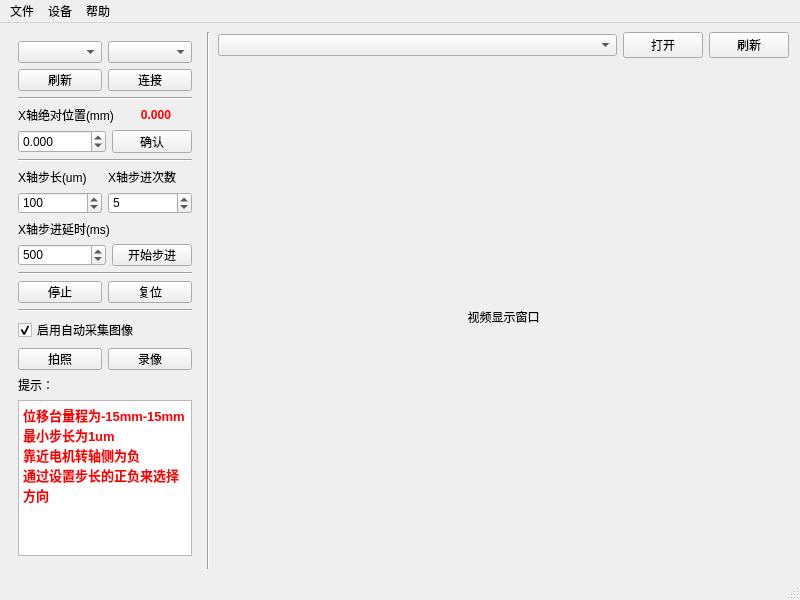
<?xml version="1.0" encoding="UTF-8"?>
<ui version="4.0">
 <class>MainWindow</class>
 <widget class="QMainWindow" name="MainWindow">
  <property name="geometry">
   <rect>
    <x>0</x>
    <y>0</y>
    <width>800</width>
    <height>600</height>
   </rect>
  </property>
  <property name="minimumSize">
   <size>
    <width>800</width>
    <height>600</height>
   </size>
  </property>
  <property name="maximumSize">
   <size>
    <width>16777215</width>
    <height>16777215</height>
   </size>
  </property>
  <property name="windowTitle">
   <string>位移台联动控制软件v1.4</string>
  </property>
  <widget class="QWidget" name="centralwidget">
   <layout class="QHBoxLayout" name="horizontalLayout_4">
    <item>
     <widget class="QWidget" name="widget" native="true">
      <property name="sizePolicy">
       <sizepolicy hsizetype="Preferred" vsizetype="Preferred">
        <horstretch>1</horstretch>
        <verstretch>0</verstretch>
       </sizepolicy>
      </property>
      <layout class="QVBoxLayout" name="verticalLayout">
       <item>
        <layout class="QHBoxLayout" name="horizontalLayout">
         <item>
          <widget class="QComboBox" name="m_cbx_sirial_list">
           <property name="sizePolicy">
            <sizepolicy hsizetype="Preferred" vsizetype="Fixed">
             <horstretch>1</horstretch>
             <verstretch>0</verstretch>
            </sizepolicy>
           </property>
          </widget>
         </item>
         <item>
          <widget class="QComboBox" name="m_cbx_modelName">
           <property name="sizePolicy">
            <sizepolicy hsizetype="Preferred" vsizetype="Fixed">
             <horstretch>1</horstretch>
             <verstretch>0</verstretch>
            </sizepolicy>
           </property>
          </widget>
         </item>
        </layout>
       </item>
       <item>
        <layout class="QHBoxLayout" name="horizontalLayout_6">
         <item>
          <widget class="QPushButton" name="m_btn_freshMover">
           <property name="sizePolicy">
            <sizepolicy hsizetype="Minimum" vsizetype="Fixed">
             <horstretch>0</horstretch>
             <verstretch>0</verstretch>
            </sizepolicy>
           </property>
           <property name="minimumSize">
            <size>
             <width>0</width>
             <height>22</height>
            </size>
           </property>
           <property name="text">
            <string>刷新</string>
           </property>
          </widget>
         </item>
         <item>
          <widget class="QPushButton" name="m_btn_connect_mover">
           <property name="sizePolicy">
            <sizepolicy hsizetype="Preferred" vsizetype="Fixed">
             <horstretch>0</horstretch>
             <verstretch>0</verstretch>
            </sizepolicy>
           </property>
           <property name="minimumSize">
            <size>
             <width>0</width>
             <height>22</height>
            </size>
           </property>
           <property name="text">
            <string>连接</string>
           </property>
          </widget>
         </item>
        </layout>
       </item>
       <item>
        <widget class="Line" name="line_2">
         <property name="orientation">
          <enum>Qt::Horizontal</enum>
         </property>
        </widget>
       </item>
       <item>
        <layout class="QHBoxLayout" name="horizontalLayout_3">
         <item>
          <widget class="QLabel" name="label_2">
           <property name="text">
            <string>X轴绝对位置(mm)</string>
           </property>
           <property name="textFormat">
            <enum>Qt::AutoText</enum>
           </property>
          </widget>
         </item>
         <item>
          <widget class="QLabel" name="m_lbl_currentPos">
           <property name="styleSheet">
            <string notr="true">font-weight:bold;color:red;</string>
           </property>
           <property name="text">
            <string>0.000</string>
           </property>
           <property name="alignment">
            <set>Qt::AlignCenter</set>
           </property>
          </widget>
         </item>
        </layout>
       </item>
       <item>
        <layout class="QHBoxLayout" name="horizontalLayout_2">
         <item>
          <widget class="QDoubleSpinBox" name="m_spin_abs_position">
           <property name="sizePolicy">
            <sizepolicy hsizetype="Minimum" vsizetype="Fixed">
             <horstretch>2</horstretch>
             <verstretch>0</verstretch>
            </sizepolicy>
           </property>
           <property name="decimals">
            <number>3</number>
           </property>
           <property name="minimum">
            <double>-15.000000000000000</double>
           </property>
           <property name="maximum">
            <double>15.000000000000000</double>
           </property>
           <property name="singleStep">
            <double>0.001000000000000</double>
           </property>
          </widget>
         </item>
         <item>
          <widget class="QPushButton" name="m_btn_absStart">
           <property name="minimumSize">
            <size>
             <width>0</width>
             <height>22</height>
            </size>
           </property>
           <property name="text">
            <string>确认</string>
           </property>
          </widget>
         </item>
        </layout>
       </item>
       <item>
        <widget class="Line" name="line_3">
         <property name="orientation">
          <enum>Qt::Horizontal</enum>
         </property>
        </widget>
       </item>
       <item>
        <layout class="QHBoxLayout" name="horizontalLayout_8">
         <item>
          <widget class="QLabel" name="label_7">
           <property name="text">
            <string>X轴步长(um)</string>
           </property>
          </widget>
         </item>
         <item>
          <widget class="QLabel" name="label_8">
           <property name="text">
            <string>X轴步进次数</string>
           </property>
          </widget>
         </item>
        </layout>
       </item>
       <item>
        <layout class="QHBoxLayout" name="horizontalLayout_9">
         <item>
          <widget class="QSpinBox" name="m_spin_jogStep">
           <property name="sizePolicy">
            <sizepolicy hsizetype="Preferred" vsizetype="Fixed">
             <horstretch>2</horstretch>
             <verstretch>0</verstretch>
            </sizepolicy>
           </property>
           <property name="minimumSize">
            <size>
             <width>0</width>
             <height>22</height>
            </size>
           </property>
           <property name="minimum">
            <number>-1000</number>
           </property>
           <property name="maximum">
            <number>1000</number>
           </property>
           <property name="singleStep">
            <number>50</number>
           </property>
           <property name="value">
            <number>100</number>
           </property>
          </widget>
         </item>
         <item>
          <widget class="QSpinBox" name="m_spin_jogNum">
           <property name="sizePolicy">
            <sizepolicy hsizetype="Preferred" vsizetype="Fixed">
             <horstretch>2</horstretch>
             <verstretch>0</verstretch>
            </sizepolicy>
           </property>
           <property name="minimumSize">
            <size>
             <width>0</width>
             <height>22</height>
            </size>
           </property>
           <property name="maximum">
            <number>1000</number>
           </property>
           <property name="singleStep">
            <number>5</number>
           </property>
           <property name="value">
            <number>5</number>
           </property>
          </widget>
         </item>
        </layout>
       </item>
       <item>
        <widget class="QLabel" name="label_9">
         <property name="text">
          <string>X轴步进延时(ms)</string>
         </property>
        </widget>
       </item>
       <item>
        <layout class="QHBoxLayout" name="horizontalLayout_5">
         <item>
          <widget class="QSpinBox" name="m_spin_jogDelay">
           <property name="sizePolicy">
            <sizepolicy hsizetype="Preferred" vsizetype="Fixed">
             <horstretch>2</horstretch>
             <verstretch>0</verstretch>
            </sizepolicy>
           </property>
           <property name="minimumSize">
            <size>
             <width>0</width>
             <height>22</height>
            </size>
           </property>
           <property name="minimum">
            <number>20</number>
           </property>
           <property name="maximum">
            <number>10000</number>
           </property>
           <property name="value">
            <number>500</number>
           </property>
          </widget>
         </item>
         <item>
          <widget class="QPushButton" name="m_btn_startJog">
           <property name="minimumSize">
            <size>
             <width>0</width>
             <height>22</height>
            </size>
           </property>
           <property name="text">
            <string>开始步进</string>
           </property>
          </widget>
         </item>
        </layout>
       </item>
       <item>
        <widget class="Line" name="line_4">
         <property name="orientation">
          <enum>Qt::Horizontal</enum>
         </property>
        </widget>
       </item>
       <item>
        <layout class="QHBoxLayout" name="horizontalLayout_10">
         <item>
          <widget class="QPushButton" name="m_btn_stop">
           <property name="sizePolicy">
            <sizepolicy hsizetype="Preferred" vsizetype="Fixed">
             <horstretch>1</horstretch>
             <verstretch>0</verstretch>
            </sizepolicy>
           </property>
           <property name="minimumSize">
            <size>
             <width>60</width>
             <height>22</height>
            </size>
           </property>
           <property name="text">
            <string>停止</string>
           </property>
          </widget>
         </item>
         <item>
          <widget class="QPushButton" name="m_btn_reset">
           <property name="sizePolicy">
            <sizepolicy hsizetype="Preferred" vsizetype="Fixed">
             <horstretch>1</horstretch>
             <verstretch>0</verstretch>
            </sizepolicy>
           </property>
           <property name="minimumSize">
            <size>
             <width>60</width>
             <height>22</height>
            </size>
           </property>
           <property name="text">
            <string>复位</string>
           </property>
          </widget>
         </item>
        </layout>
       </item>
       <item>
        <widget class="Line" name="line_5">
         <property name="orientation">
          <enum>Qt::Horizontal</enum>
         </property>
        </widget>
       </item>
       <item>
        <layout class="QHBoxLayout" name="horizontalLayout_12">
         <item>
          <widget class="QCheckBox" name="m_chx_autoCapture">
           <property name="text">
            <string>启用自动采集图像</string>
           </property>
           <property name="checked">
            <bool>true</bool>
           </property>
          </widget>
         </item>
        </layout>
       </item>
       <item>
        <layout class="QHBoxLayout" name="horizontalLayout_11">
         <item>
          <widget class="QPushButton" name="m_btn_snap">
           <property name="minimumSize">
            <size>
             <width>0</width>
             <height>22</height>
            </size>
           </property>
           <property name="text">
            <string>拍照</string>
           </property>
          </widget>
         </item>
         <item>
          <widget class="QPushButton" name="m_btn_record">
           <property name="minimumSize">
            <size>
             <width>0</width>
             <height>22</height>
            </size>
           </property>
           <property name="text">
            <string>录像</string>
           </property>
          </widget>
         </item>
        </layout>
       </item>
       <item>
        <widget class="QLabel" name="label">
         <property name="text">
          <string>提示：</string>
         </property>
        </widget>
       </item>
       <item>
        <widget class="QTextBrowser" name="textBrowser">
         <property name="html">
          <string>&lt;!DOCTYPE HTML PUBLIC &quot;-//W3C//DTD HTML 4.0//EN&quot; &quot;http://www.w3.org/TR/REC-html40/strict.dtd&quot;&gt;
&lt;html&gt;&lt;head&gt;&lt;meta name=&quot;qrichtext&quot; content=&quot;1&quot; /&gt;&lt;meta charset=&quot;utf-8&quot; /&gt;&lt;style type=&quot;text/css&quot;&gt;
p, li { white-space: pre-wrap; }
hr { height: 1px; border-width: 0; }
li.unchecked::marker { content: &quot;\2610&quot;; }
li.checked::marker { content: &quot;\2612&quot;; }
&lt;/style&gt;&lt;/head&gt;&lt;body style=&quot; font-family:'Segoe UI'; font-size:9pt; font-weight:400; font-style:normal;&quot;&gt;
&lt;p style=&quot; margin-top:0px; margin-bottom:0px; margin-left:0px; margin-right:0px; -qt-block-indent:0; text-indent:0px;&quot;&gt;&lt;span style=&quot; font-size:10pt; font-weight:700; color:#ff0000;&quot;&gt;位移台量程为-15mm-15mm&lt;/span&gt;&lt;/p&gt;
&lt;p style=&quot; margin-top:0px; margin-bottom:0px; margin-left:0px; margin-right:0px; -qt-block-indent:0; text-indent:0px;&quot;&gt;&lt;span style=&quot; font-size:10pt; font-weight:700; color:#ff0000;&quot;&gt;最小步长为1um&lt;/span&gt;&lt;/p&gt;
&lt;p style=&quot; margin-top:0px; margin-bottom:0px; margin-left:0px; margin-right:0px; -qt-block-indent:0; text-indent:0px;&quot;&gt;&lt;span style=&quot; font-size:10pt; font-weight:700; color:#ff0000;&quot;&gt;靠近电机转轴侧为负&lt;/span&gt;&lt;/p&gt;
&lt;p style=&quot; margin-top:0px; margin-bottom:0px; margin-left:0px; margin-right:0px; -qt-block-indent:0; text-indent:0px;&quot;&gt;&lt;span style=&quot; font-size:10pt; font-weight:700; color:#ff0000;&quot;&gt;通过设置步长的正负来选择方向&lt;/span&gt;&lt;/p&gt;&lt;/body&gt;&lt;/html&gt;</string>
         </property>
        </widget>
       </item>
       <item>
        <spacer name="verticalSpacer">
         <property name="orientation">
          <enum>Qt::Vertical</enum>
         </property>
         <property name="sizeHint" stdset="0">
          <size>
           <width>20</width>
           <height>40</height>
          </size>
         </property>
        </spacer>
       </item>
      </layout>
     </widget>
    </item>
    <item>
     <widget class="Line" name="line">
      <property name="orientation">
       <enum>Qt::Vertical</enum>
      </property>
     </widget>
    </item>
    <item>
     <widget class="QWidget" name="widget_2" native="true">
      <property name="sizePolicy">
       <sizepolicy hsizetype="Preferred" vsizetype="Preferred">
        <horstretch>3</horstretch>
        <verstretch>0</verstretch>
       </sizepolicy>
      </property>
      <layout class="QVBoxLayout" name="verticalLayout_2">
       <property name="leftMargin">
        <number>2</number>
       </property>
       <property name="topMargin">
        <number>0</number>
       </property>
       <property name="rightMargin">
        <number>2</number>
       </property>
       <property name="bottomMargin">
        <number>0</number>
       </property>
       <item>
        <layout class="QHBoxLayout" name="horizontalLayout_7">
         <item>
          <widget class="QComboBox" name="m_cbx_cameraList">
           <property name="sizePolicy">
            <sizepolicy hsizetype="Expanding" vsizetype="Fixed">
             <horstretch>0</horstretch>
             <verstretch>0</verstretch>
            </sizepolicy>
           </property>
          </widget>
         </item>
         <item>
          <widget class="QPushButton" name="m_btn_openCamera">
           <property name="minimumSize">
            <size>
             <width>0</width>
             <height>22</height>
            </size>
           </property>
           <property name="text">
            <string>打开</string>
           </property>
          </widget>
         </item>
         <item>
          <widget class="QPushButton" name="m_btn_freshCamera">
           <property name="sizePolicy">
            <sizepolicy hsizetype="Minimum" vsizetype="Fixed">
             <horstretch>0</horstretch>
             <verstretch>0</verstretch>
            </sizepolicy>
           </property>
           <property name="minimumSize">
            <size>
             <width>0</width>
             <height>22</height>
            </size>
           </property>
           <property name="text">
            <string>刷新</string>
           </property>
          </widget>
         </item>
        </layout>
       </item>
       <item>
        <widget class="QLabel" name="m_lbl_video">
         <property name="sizePolicy">
          <sizepolicy hsizetype="Expanding" vsizetype="Expanding">
           <horstretch>3</horstretch>
           <verstretch>0</verstretch>
          </sizepolicy>
         </property>
         <property name="text">
          <string>视频显示窗口</string>
         </property>
         <property name="alignment">
          <set>Qt::AlignCenter</set>
         </property>
        </widget>
       </item>
      </layout>
     </widget>
    </item>
   </layout>
  </widget>
  <widget class="QMenuBar" name="menubar">
   <property name="geometry">
    <rect>
     <x>0</x>
     <y>0</y>
     <width>800</width>
     <height>17</height>
    </rect>
   </property>
   <widget class="QMenu" name="menu">
    <property name="title">
     <string>文件</string>
    </property>
    <addaction name="action_3"/>
    <addaction name="separator"/>
    <addaction name="action_5"/>
   </widget>
   <widget class="QMenu" name="menu_2">
    <property name="title">
     <string>设备</string>
    </property>
    <addaction name="action"/>
    <addaction name="action_2"/>
   </widget>
   <widget class="QMenu" name="menu_3">
    <property name="title">
     <string>帮助</string>
    </property>
   </widget>
   <addaction name="menu"/>
   <addaction name="menu_2"/>
   <addaction name="menu_3"/>
  </widget>
  <widget class="QStatusBar" name="statusbar"/>
  <action name="action">
   <property name="text">
    <string>关闭相机</string>
   </property>
  </action>
  <action name="action_2">
   <property name="text">
    <string>关闭位移台</string>
   </property>
  </action>
  <action name="action_3">
   <property name="text">
    <string>打开</string>
   </property>
   <property name="menuRole">
    <enum>QAction::ApplicationSpecificRole</enum>
   </property>
  </action>
  <action name="action_5">
   <property name="text">
    <string>退出</string>
   </property>
   <property name="menuRole">
    <enum>QAction::QuitRole</enum>
   </property>
  </action>
 </widget>
 <resources/>
 <connections/>
</ui>
